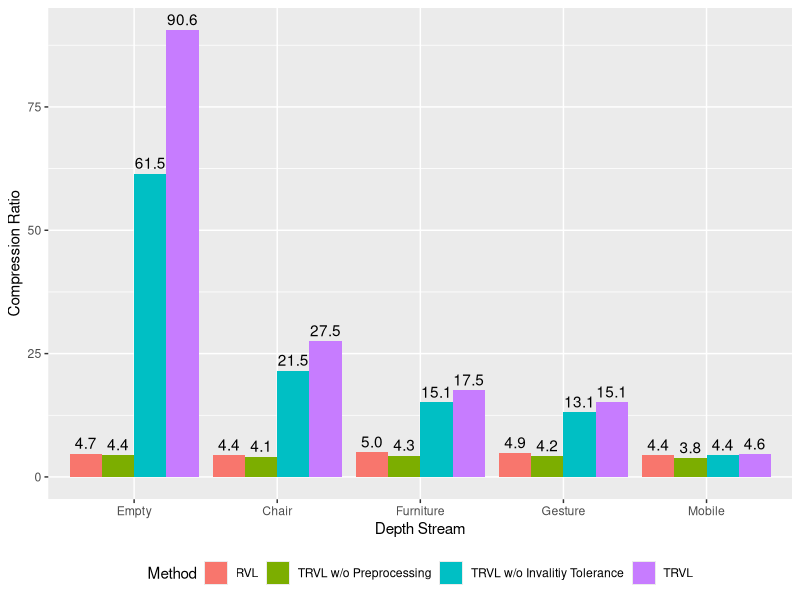
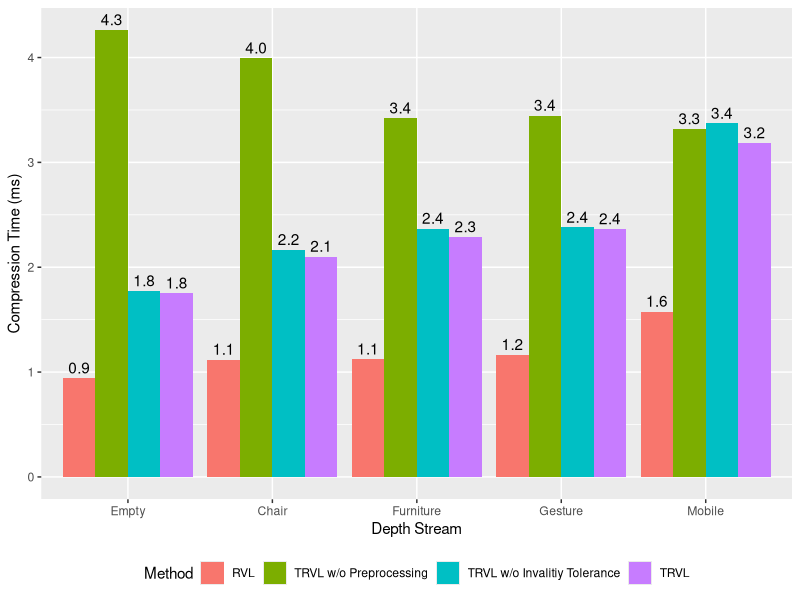
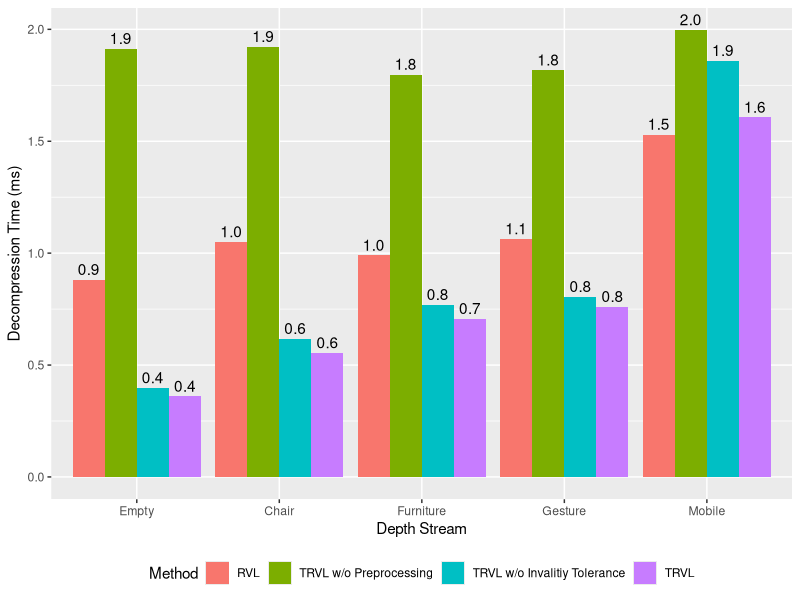
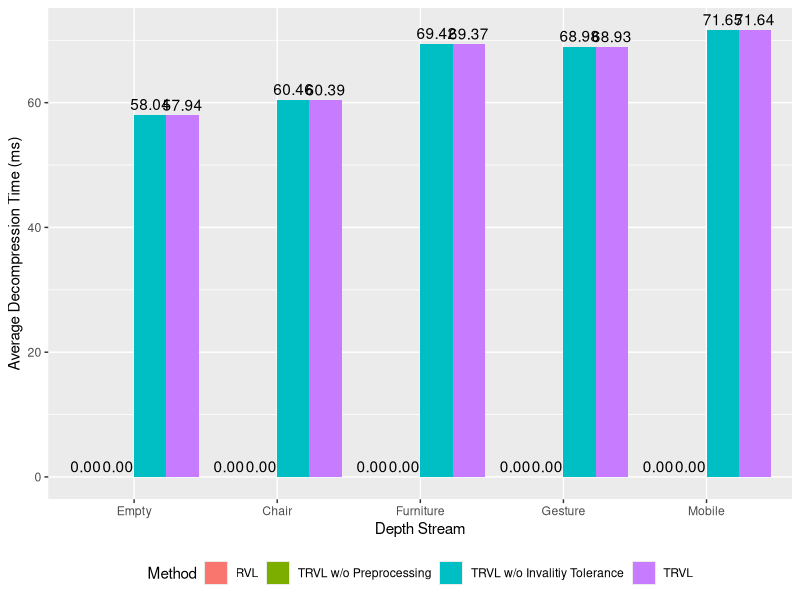
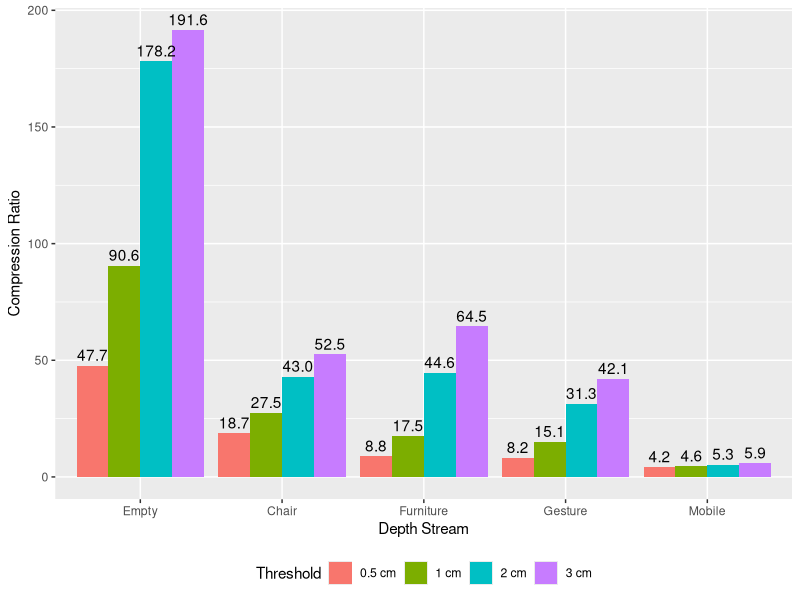
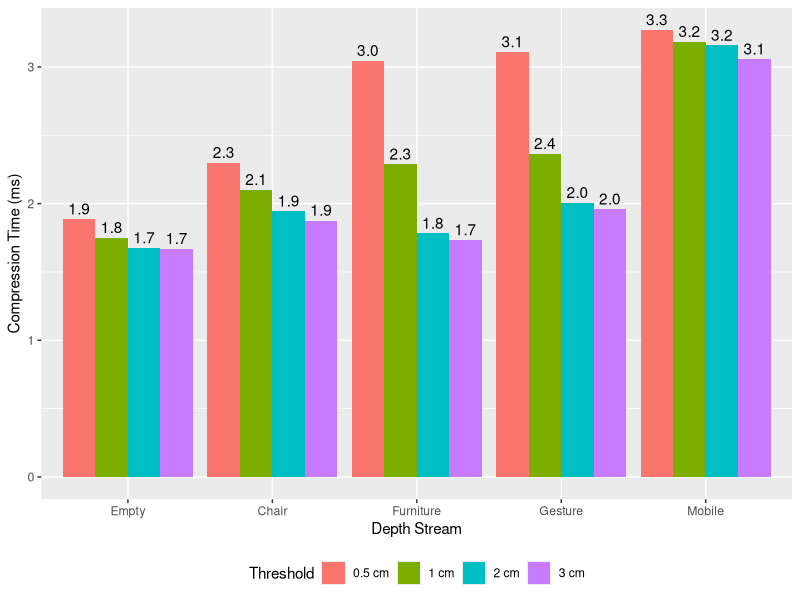
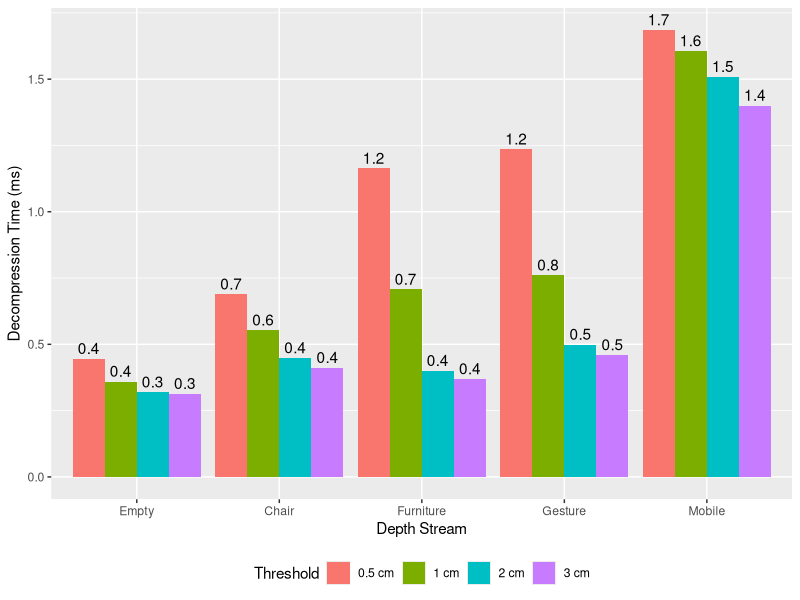
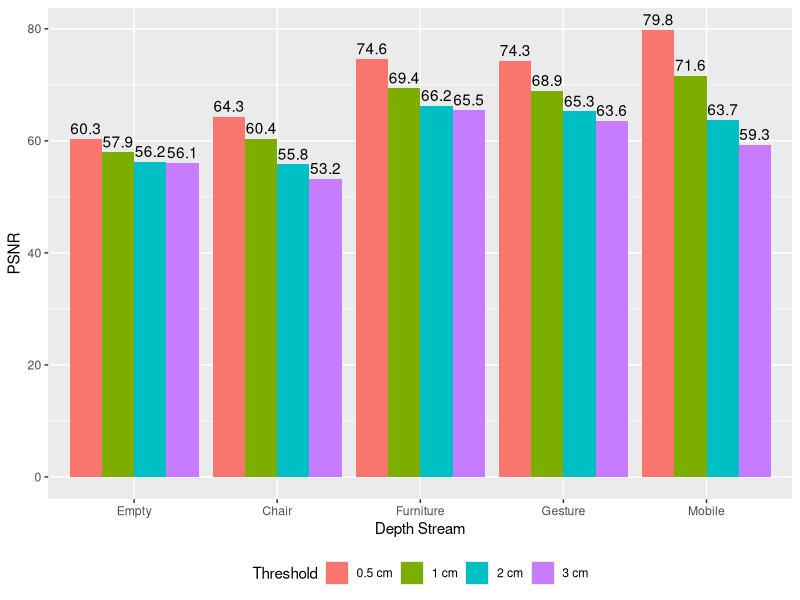

These figures' R source, in order:
## ---- chunk 1
library(tidyverse)
library(ggpubr)

convert_filename_to_depth_stream <- function(filename) {
  if(filename == "ppt2-empty") {
    #return("DS1")
    return("Empty")
  } else if(filename == "ppt2-sitting") {
    #return("DS2")
    return("Chair")
  } else if(filename == "comm-empty") {
    #return("DS3")
    return("Furniture")
  } else if(filename == "comm-standing") {
    #return("DS4")
    return("Gesture")
  } else if(filename == "comm-camera-movement") {
    #return("DS5")
    return("Mobile")
  } else {
    stop()
  }
}

convert_type_and_thresholds_to_type <- function(type, change_threshold, invalidation_threshold) {
  if(type == "rvl") {
    return("RVL")
  }
  if(type != "trvl") {
    stop()
  }
  
  if(change_threshold == 0) {
    # TRVL without preprocessing
    return("TRVL w/o Preprocessing")
  } else if(invalidation_threshold == 0) {
    # TRVL without invalidation tolerance
    return("TRVL w/o Invalitiy Tolerance")
  } else if(change_threshold == 5) {
    return("TRVL 0.5 cm")
  } else if(change_threshold == 10) {
    return("TRVL 1 cm")
  } else if(change_threshold == 20) {
    return("TRVL 2 cm")
  } else if(change_threshold == 30) {
    return("TRVL 3 cm")
  }
}

result_data <- read_csv("../output/paper-result.csv") %>%
  mutate(depth_stream = map_chr(filename, convert_filename_to_depth_stream),
         type = pmap_chr(list(type, change_threshold, invalidation_threshold), convert_type_and_thresholds_to_type)) %>%
  mutate(depth_stream = factor(depth_stream, c("Empty", "Chair", "Furniture", "Gesture", "Mobile"))) %>%
  select(depth_stream, type, compression_ratio, average_compression_time, average_decompression_time, average_psnr)
## ---- chunk 2
to_methods_type <- function(type) {
  if(type == "RVL" | type == "TRVL w/o Preprocessing" | type == "TRVL w/o Invalitiy Tolerance")
    return(type)
  
  if(type == "TRVL 1 cm")
    return("TRVL")
  
  return(NA)
}

methods_data <- result_data %>%
  mutate(type = map(type, to_methods_type)) %>%
  filter(!is.na(type)) %>%
  mutate(type = factor(type, c("RVL", "TRVL w/o Preprocessing", "TRVL w/o Invalitiy Tolerance", "TRVL")))

methods_data %>%
  mutate(label = map_chr(compression_ratio, ~ formatC(.x,, digits = 1, format = "f"))) %>%
  ggplot(aes(x = depth_stream, y = compression_ratio, fill = type)) +
  geom_col(position = "dodge") +
  labs(x = "Depth Stream", y = "Compression Ratio", fill = "Method") +
  geom_text(aes(label = label), position = position_dodge(0.9), vjust = -0.4) +
  theme(legend.position = "bottom")

methods_data %>%
  mutate(label = map_chr(average_compression_time, ~ formatC(.x,, digits = 1, format = "f"))) %>%
  ggplot(aes(x = depth_stream, y = average_compression_time, fill = type)) +
  geom_col(position = "dodge") +
  labs(x = "Depth Stream", y = "Compression Time (ms)", fill = "Method") +
  geom_text(aes(label = label), position = position_dodge(0.9), vjust = -0.4) +
  theme(legend.position = "bottom")

methods_data %>%
  mutate(label = map_chr(average_decompression_time, ~ formatC(.x,, digits = 1, format = "f"))) %>%
  ggplot(aes(x = depth_stream, y = average_decompression_time, fill = type)) +
  geom_col(position = "dodge") +
  labs(x = "Depth Stream", y = "Decompression Time (ms)", fill = "Method") +
  geom_text(aes(label = label), position = position_dodge(0.9), vjust = -0.4) +
  theme(legend.position = "bottom")

methods_data %>%
  mutate(label = map_chr(average_psnr, ~ formatC(.x,, digits = 2, format = "f"))) %>%
  ggplot(aes(x = depth_stream, y = average_psnr, fill = type)) +
  geom_col(position = "dodge") +
  labs(x = "Depth Stream", y = "Average Decompression Time (ms)", fill = "Method") +
  geom_text(aes(label = label), position = position_dodge(0.9), vjust = -0.4) +
  theme(legend.position = "bottom")
## ---- chunk 3
to_thresholds_type <- function(type) {
  if(type == "TRVL 0.5 cm")
    return("0.5 cm")
  
  if(type == "TRVL 1 cm")
    return("1 cm")
  
  if(type == "TRVL 2 cm")
    return("2 cm")
  
  if(type == "TRVL 3 cm")
    return("3 cm")
  
  return(NA)
}

thresholds_data <- result_data %>%
  mutate(type = map(type, to_thresholds_type)) %>%
  filter(!is.na(type)) %>%
  mutate(type = factor(type, c("0.5 cm", "1 cm", "2 cm", "3 cm")))

thresholds_data %>%
  mutate(label = map_chr(compression_ratio, ~ formatC(.x,, digits = 1, format = "f"))) %>%
  ggplot(aes(x = depth_stream, y = compression_ratio, fill = type)) +
  geom_col(position = "dodge") +
  labs(x = "Depth Stream", y = "Compression Ratio", fill = "Threshold") +
  geom_text(aes(label = label), position = position_dodge(0.9), vjust = -0.4) +
  theme(legend.position = "bottom")

thresholds_data %>%
  mutate(label = map_chr(average_compression_time, ~ formatC(.x,, digits = 1, format = "f"))) %>%
  ggplot(aes(x = depth_stream, y = average_compression_time, fill = type)) +
  geom_col(position = "dodge") +
  labs(x = "Depth Stream", y = "Compression Time (ms)", fill = "Threshold") +
  geom_text(aes(label = label), position = position_dodge(0.9), vjust = -0.4) +
  theme(legend.position = "bottom")

thresholds_data %>%
  mutate(label = map_chr(average_decompression_time, ~ formatC(.x,, digits = 1, format = "f"))) %>%
  ggplot(aes(x = depth_stream, y = average_decompression_time, fill = type)) +
  geom_col(position = "dodge") +
  labs(x = "Depth Stream", y = "Decompression Time (ms)", fill = "Threshold") +
  geom_text(aes(label = label), position = position_dodge(0.9), vjust = -0.4) +
  theme(legend.position = "bottom")

thresholds_data %>%
  mutate(label = map_chr(average_psnr, ~ formatC(.x,, digits = 1, format = "f"))) %>%
  ggplot(aes(x = depth_stream, y = average_psnr, fill = type)) +
  geom_col(position = "dodge") +
  labs(x = "Depth Stream", y = "PSNR", fill = "Threshold") +
  geom_text(aes(label = label), position = position_dodge(0.9), vjust = -0.4) +
  theme(legend.position = "bottom")
## ---- chunk 4
to_poster_type <- function(type) {
  if(type == "RVL")
    return(type)
  
  if(type == "TRVL 0.5 cm")
    return("TRVL 0.5 cm")
  
  if(type == "TRVL 1 cm")
    return("TRVL 1 cm")
  
  if(type == "TRVL 2 cm")
    return("TRVL 2 cm")
  
  return(NA)
}

poster_data <- result_data %>%
  mutate(type = map(type, to_poster_type)) %>%
  filter(!is.na(type)) %>%
  mutate(type = factor(type, c("RVL", "TRVL 0.5 cm", "TRVL 1 cm", "TRVL 2 cm")))

p1 <- poster_data %>%
  mutate(label = map_chr(compression_ratio, ~ formatC(.x,, digits = 1, format = "f"))) %>%
  ggplot(aes(x = depth_stream, y = compression_ratio, fill = type)) +
  geom_col(position = "dodge") +
  #labs(x = "Depth Stream", y = "Compression Ratio", fill = "Type") +
  labs(y = "Compression Ratio", fill = "Type") +
  #geom_text(aes(label = label), position = position_dodge(0.9), vjust = -0.1) +
  theme(axis.title.x = element_blank(),
        axis.text.x = element_text(angle = 45, hjust = 1))

p2 <- poster_data %>%
  mutate(label = map_chr(average_compression_time, ~ formatC(.x,, digits = 1, format = "f"))) %>%
  ggplot(aes(x = depth_stream, y = average_compression_time, fill = type)) +
  geom_col(position = "dodge") +
  #labs(x = "Depth Stream", y = "Compression Time (ms)", fill = "Type") +
  labs(y = "Compression Time (ms)", fill = "Type") +
  #geom_text(aes(label = label), position = position_dodge(0.9), vjust = -0.1) +
  theme(axis.title.x = element_blank(),
        axis.text.x = element_text(angle = 45, hjust = 1))

p3 <- poster_data %>%
  mutate(label = map_chr(average_decompression_time, ~ formatC(.x,, digits = 1, format = "f"))) %>%
  ggplot(aes(x = depth_stream, y = average_decompression_time, fill = type)) +
  geom_col(position = "dodge") +
  #labs(x = "Depth Stream", y = "Decompression Time (ms)", fill = "Type") +
  labs(y = "Decompression Time (ms)", fill = "Type") +
  #geom_text(aes(label = label), position = position_dodge(0.9), vjust = -0.1) +
  theme(axis.title.x = element_blank(),
        axis.text.x = element_text(angle = 45, hjust = 1))

p4 <- poster_data %>%
  mutate(label = map_chr(average_psnr, ~ formatC(.x,, digits = 1, format = "f"))) %>%
  ggplot(aes(x = depth_stream, y = average_psnr, fill = type)) +
  geom_col(position = "dodge") +
  #labs(x = "Depth Stream", y = "PSNR", fill = "Type") +
  labs(y = "PSNR", fill = "Type") +
  #geom_text(aes(label = label), position = position_dodge(0.9), vjust = -0.4) +
  #geom_text(aes(label = ifelse(label == "0.0", "", label)), position = position_dodge(0.9), vjust = -0.1) +
  theme(axis.title.x = element_blank(),
        axis.text.x = element_text(angle = 45, hjust = 1))

ggarrange(p1, p2, p3, p4, ncol = 4, nrow = 1,
          common.legend = TRUE, legend = "right")
## ---- chunk 5
get_ratio <- function(variable) {
  return(variable[[3]] / variable[[1]])
}

comparison_table <- result_data %>%
  filter(depth_stream != "DS1" & depth_stream != "DS5") %>%
  group_by(type) %>%
  summarise(compression_ratio = mean(compression_ratio),
            average_compression_time = mean(average_compression_time),
            average_decompression_time = mean(average_decompression_time))

comparison_table

str_c("compression ratio: ", get_ratio(comparison_table$compression_ratio))
str_c("average compression time: ", get_ratio(comparison_table$average_compression_time))
str_c("average decompression time: ", get_ratio(comparison_table$average_decompression_time))

result_data %>%
  filter(type == "TRVL w/o Invalitiy Tolerance") %>%
  pull(average_psnr) %>%
  { str_c("TRVL w/o Invalitiy Tolerance PSNR mean: ", mean(.), ", min: ", min(.)) }

result_data %>%
  filter(type == "TRVL 1 cm") %>%
  pull(average_psnr) %>%
  { str_c("TRVL PSNR mean: ", mean(.), ", min: ", min(.)) }
